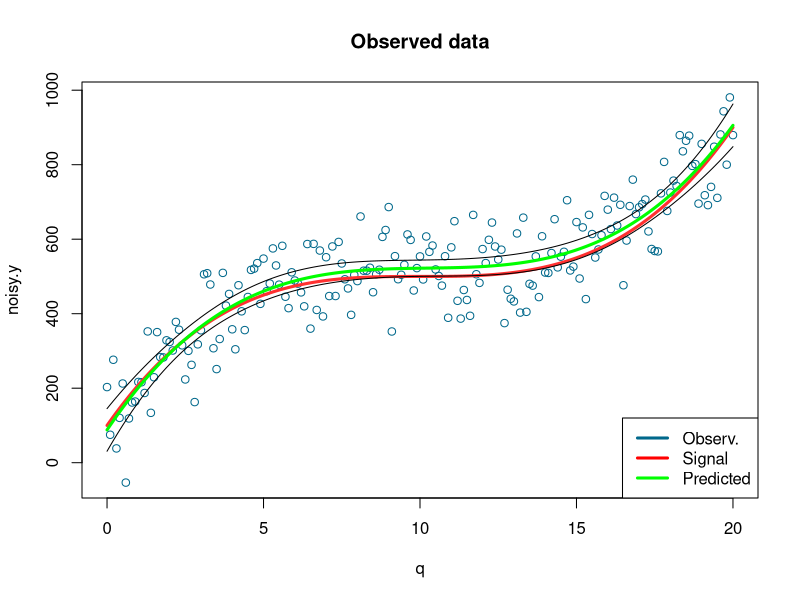
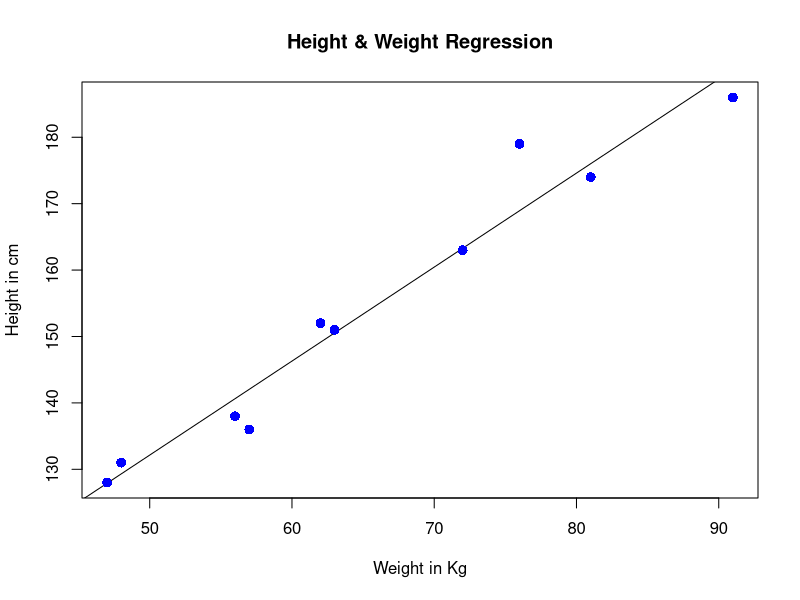

The R script that drew these images, in order: (Note: this script raises an error after producing the figures.)
x <- c(151, 174, 138, 186, 128, 136, 179, 163, 152, 131)
y <- c(63, 81, 56, 91, 47, 57, 76, 72, 62, 48)
# Apply the lm() function.
relation <- lm(y~x)
print(relation)
# Get the summary of the relationship
print(summary(relation))

# The predictor vector.
x <- c(151, 174, 138, 186, 128, 136, 179, 163, 152, 131)
# The response vector.
y <- c(63, 81, 56, 91, 47, 57, 76, 72, 62, 48)
# Apply the lm() function.
relation <- lm(y~x)
# Find weight of a person with height 170.
a <- data.frame(x = 170)
result <- predict(relation,a)
print(result)

# Create the predictor and response variable.
x <- c(151, 174, 138, 186, 128, 136, 179, 163, 152, 131)
y <- c(63, 81, 56, 91, 47, 57, 76, 72, 62, 48)
relation <- lm(y~x)
# Give the chart file a name.
png(file = "linearregression.png")
# Plot the chart.
plot(y,x,col = "blue",main = "Height & Weight Regression",
     abline(lm(x~y)),cex = 1.3,pch = 16,xlab = "Weight in Kg",ylab =
       "Height in cm")
# Save the file.
dev.off()

set.seed(20)
#Predictor (q). Use seq for generating equally spaced sequences fast
q <- seq(from=0, to=20, by=0.1)
#Value to predict (y):
y <- 500 + 0.4 * (q-10)^3
#Some noise is generated and added to the real signal (y):
noise <- rnorm(length(q), mean=10, sd=80)
noisy.y <- y + noise
#Plot of the noisy signal:
plot(q,noisy.y,col='deepskyblue4',xlab='q',main='Observed data')
lines(q,y,col='firebrick1',lwd=3)

model <- lm(noisy.y ~ poly(q,3))
predicted.intervals <- predict(model,data.frame (x=q), interval =
                                 'confidence', level=0.99)

lines(q,predicted.intervals[,1],col='green',lwd=3)
lines(q,predicted.intervals[,2],col='black',lwd=1)
lines(q,predicted.intervals[,3],col='black',lwd=1)

legend("bottomright",c("Observ.","Signal","Predicted"),
       col=c("deepskyblue4","red","green"), lwd=3)


head(letter.recognition)
training_set=letter.recognition[,c(2:17)]
head(training_set)
prin_comp <- prcomp(training_set, scale. = T)
summary(prin_comp)
plot(prin_comp)
